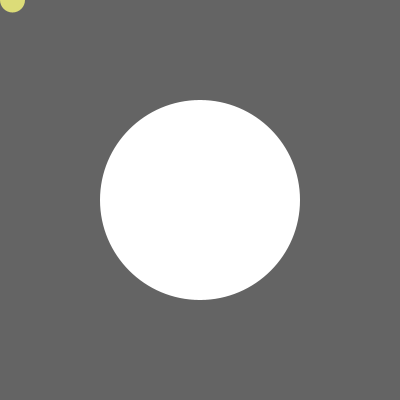
Frame 1 (no input)
Frame 60 (the mouse pressed at the canvas centre just before this capture): identical to frame 1, image omitted
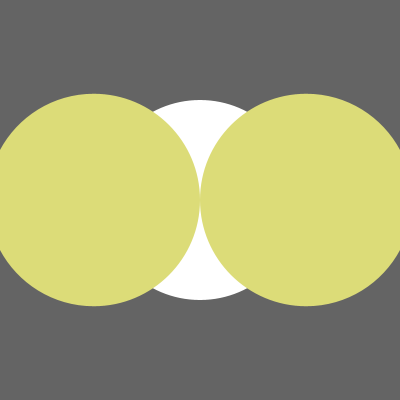
Frame 120 (the mouse held since frame 60 and released just before this capture)

The Processing sketch that drew these frames (run headless with seeded random() and noise(); from frame 60 on, the mouse is pressed at the canvas centre):

// Processing sketch: Scale
// ── Scale.pde
// Scale
//
// Scale two circles based on the mouseY pos.
//
// Dan Wilcox danomatika.com 2016

void setup() {
  size(400, 400);
}

void draw() {
  background(100);
  
  noStroke();
  fill(255);
  
  // isolate the transforms within a push/pop
  pushMatrix();
  
  // draw a circle in the middle
  translate(width/2, height/2);
  scale(2.0); // make everything 2 times bigger
  //scale(0.5); // make everything half as big
  ellipse(0, 0, 100, 100);
  
  popMatrix();
  
  // compute scale amount based on mouseY pos
  float s = map(mouseY, 0, width, 0.25, 4.0);
  
  // draws 2 circles on either side of the mouse
  pushMatrix();
  
  // translate first!
  translate(mouseX, mouseY);
  
  // then scale so the coordinates are relative to the size
  scale(s);
  
  // draw two ellipses next to each other
  fill(220, 220, 120);
  ellipse(-50, 0, 100, 100);
  ellipse(50, 0, 100, 100);
  
  popMatrix();
  
}
